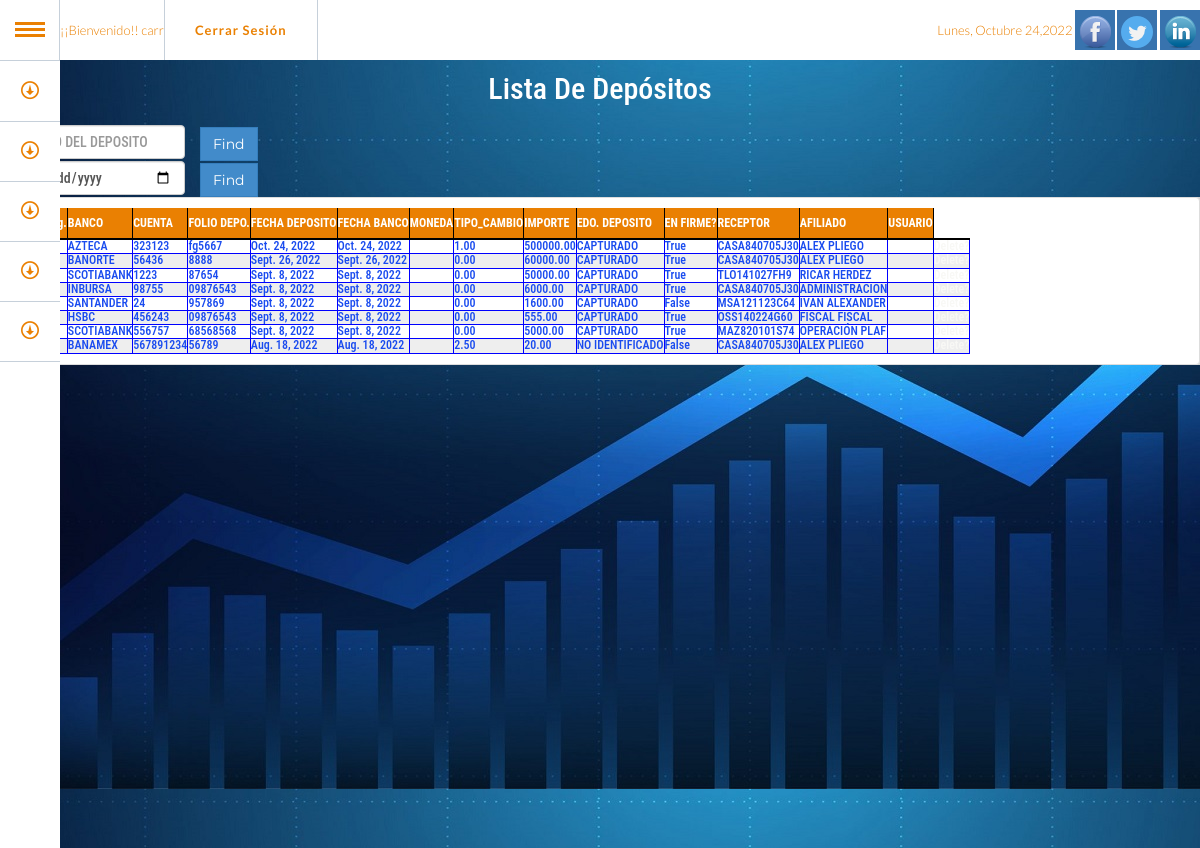
The app's page /list_depo/ (signed in) with its own data.
### oper/models.py (models this page shows, shortened)
class Depositos(models.Model):
    ID_DEPOSITO = models.AutoField(primary_key=True, unique=True)
    ID_BANCO = models.ForeignKey(Bancos, on_delete=models.RESTRICT, null=False)
    CUENTA = models.BigIntegerField (null=False, default=0)
    CVE_FOLIO = models.CharField(max_length=240 , default="")
    FECHA_DEPOSITO = models.DateField(blank=True, null=True)
    FECHA_EN_BANCO = models.DateField(blank=True, null=True)
    TIPO_CAMBIO = models.DecimalField(default=0.00, max_digits=9, decimal_places=2)
    IMPORTE = models.DecimalField(default=0.00, max_digits=19, decimal_places=2)
    EN_FIRME = models.BooleanField(default=False)
    ID_ESTADO_DEP = models.ForeignKey(EstadosDep, on_delete=models.RESTRICT, null=False)
    ID_RECEPTOR = models.ForeignKey(Ereceptora, on_delete=models.RESTRICT, null=False)
    ID_MONEDA = models.ForeignKey(Monedas, on_delete=models.RESTRICT, null=False)
    ID_AFILIADO = models.ForeignKey(Afiliado, on_delete=models.RESTRICT, null=True, default=0)
    usuario = UserForeignKey(auto_user_add=True,related_name='+')
    class Meta:
        constraints = [
            UniqueConstraint(fields=["ID_BANCO", "CUENTA","CVE_FOLIO"], name='unique_dep')
        ]
        ordering = ["-FECHA_DEPOSITO"]

class Bancos(models.Model):
    ID_BANCO = models.AutoField(primary_key=True, unique=True)
    NOMBRE = models.CharField(max_length=100 , default="")
    usuario = models.ForeignKey(User, on_delete=models.CASCADE,)
    class Meta:
        ordering = ["NOMBRE"]
    def __str__(self):
        return self.NOMBRE

class EstadosDep(models.Model):
    ID_ESTADO_DEP = models.AutoField(primary_key=True, unique=True)
    NOMBRE = models.CharField(max_length=50 , default="")
    usuario = models.ForeignKey(User, on_delete=models.CASCADE,)
    class Meta:
        ordering = ["NOMBRE"]
    def __str__(self):
        return self.NOMBRE

### fac/models.py (models this page shows)
class Ereceptora(models.Model):
    ID_RECEPTOR = models.AutoField(primary_key=True, unique=True)
    RFC = models.CharField(max_length=20 , unique=True)
    NOMBRE = models.CharField(max_length=240 , default="")
    usuario = models.ForeignKey(User, on_delete=models.CASCADE,)
    class Meta:
        ordering = ["NOMBRE"]
    def __str__(self):
        return self.RFC

class Afiliado(models.Model):
    ID_AFILIADO = models.AutoField(primary_key=True, unique=True)
    NOMBRE_COMPLETO = models.CharField(max_length=240 , default="")
    NOMBRE_ALIAS = models.CharField(max_length=80 , unique=True)
    COMISION = models.DecimalField(default=0.00, max_digits=12, decimal_places=2)
    APLICA_A = models.CharField(max_length=40 , default="")
    usuario = models.ForeignKey(User, on_delete=models.CASCADE,)
    class Meta:
        ordering = ["NOMBRE_ALIAS"]
    def __str__(self):
        return self.NOMBRE_ALIAS

### oper/views.py (the view)
# urls.py: path('list_depo/', views.list_depo_view, name='list-depo'), # Funcion
def list_depo_view(request):
    depositos = Depositos.objects.all()
    page = request.GET.get('page', 1)
    paginator = Paginator(depositos, 20)
    try:
        depo_list = paginator.page(page)
    except PageNotAnInteger:
        depo_list = paginator.page(1)
    except EmptyPage:
        depo_list = paginator.page(paginator.num_pages)
    return render(request, 'oper/list_depo.html', {'depo_list': depo_list})

### templates/oper/list_depo.html (shortened to what this page needs)
{% extends 'comm/base.html' %}
{% load i18n %}
{% block bodyini %}
<h2 style="color: #fff; text-align: center">Lista De Depósitos<h2>
    {% if user.is_authenticated %}
    <section>
    <form action="{% url 'find_depo' %}" method="get">
        <div class="col-xs-2">
            <input type="text" class="form-control" name="query" placeholder="FOLIO DEL DEPOSITO" />
        </div>
            <button type="submit" class="btn btn-primary">Find</button>
    </form>
    <form action="{% url 'find_depo_f' %}" method="get" >
        <div class="col-xs-2">
            <input type="date"  class="form-control date-picker"  name="query_f" id="id-date-picker-1" type="text" data-date-format="dd-mm-yyyy" placeholder="Fecha Del Depósito" />
        </div>
            <button type="submit" class="btn btn-primary">Find</button>
    </form>
</section>
    {% include "oper/table_depo.html" %}
    {% endif %}
{% endblock %}

### templates/comm/headernav.html (shortened to what this page needs)
{% load static %}
{% block header %}
	<header id="inicio">
            <div class="container" >
                <ul id="gn-menu" class="gn-menu-main">
                    <li class="gn-trigger">
                        <a class="gn-icon gn-icon-menu"><span>Menu</span></a>
                        {% block acceso %}
                        {% if user.is_authenticated %}
                             <nav class="gn-menu-wrapper">
                                <div class="gn-scroller">
                                    <ul class="gn-menu">
                                        <li>
                                            <a href="#admin" class="gn-icon gn-icon-download">Facturación</a>
                                    </li>
                                    <li>
                                        <a href="#about" class="gn-icon gn-icon-download">Operaciones</a>
                                    </li>
                                    <li><a href="#service" class="gn-icon gn-icon-download">Tesoreria</a>
                                    </li>
                                    <li><a href="#works" class="gn-icon gn-icon-download">Desarrollos</a></li>
                                    <li>
                                        <a href="#contact" class="gn-icon gn-icon-download">Contacto</a>
                                    </li>
                                    </ul>
                                </div>
                            </nav>
                         {% endif %}
                        </li>
                        {% if user.is_authenticated %}
                        <li>
                            ¡¡Bienvenido!! {{ user.username }}
                        </li>
                        <li>
                        <a href="/logout">Cerrar Sesión</a>
                        </li>
                        {% endif %}
                        {% endblock %}
                        <li class="hidden-xs">
                            <ul class="company-social">
                                <li  >
                                 </li>
                                <li class="social-facebook"><a href="#" > <img src="{% static 'img/facebook_32.png' %}" ></a></li>
                                <li class="social-facebook"><a href="#" > <img src="{% static 'img/twitter_32.png' %}" > </a></li>
                                <li class="social-facebook"><a href="#" > <img src="{% static 'img/linkedin_32.png' %}" > </a></li>
                            </ul>
                        </li>
                    </ul>
            </div>
    </header>
{% endblock %}

### templates/oper/table_depo.html (shortened to what this page needs)
<div id='list_depo'>
        <div style="background-color:LightGray;color:black;font-size:12px;">
        <li class="list-group-item d-flex justify-content-between align-items-center">
        <table>
            <thead>
                <tr>
                  <th>Num. Reg.</th>
                  <th>BANCO</th>
                  <th>CUENTA</th>
                  <th>FOLIO DEPO.</th>
                  <th>FECHA DEPOSITO</th>
                  <th>FECHA BANCO</th>
                  <th>MONEDA</th>
                  <th>TIPO_CAMBIO</th>
                  <th>IMPORTE</th>
                  <th>EDO. DEPOSITO</th>
                  <th>EN FIRME?</th>
                  <th>RECEPTOR</th>
                  <th>AFILIADO</th>
                  <th>USUARIO</th>
                </tr>
            </thead>
        <tbody>
        {% for depo in depo_list %}
        <tr>
            <td>{{ forloop.counter }}</td>
            <td>{{ depo.ID_BANCO }}</td>
            <td>{{ depo.CUENTA }}</td>
            <td>{{ depo.CVE_FOLIO }}</td>
            <td>{{ depo.FECHA_DEPOSITO }}</td>
            <td>{{ depo.FECHA_EN_BANCO }}</td>
            <td>{{ depo.MONEDA }}</td>
            <td>{{ depo.TIPO_CAMBIO }}</td>
            <td>{{ depo.IMPORTE }}</td>
            <td>{{ depo.ID_ESTADO_DEP }}</td>
            <td>{{ depo.EN_FIRME }}</td>
            <td>{{ depo.ID_RECEPTOR }}</td>
            <td>{{ depo.ID_AFILIADO }}</td>
            <td>{{ depo.usuario }}</td>
            <td><a class="block mr-2 hover:text-gray-600"
              hx-delete="{% url 'del_depo' depo.ID_DEPOSITO %}"
              hx-headers='{"X-CSRFToken": "{{ csrf_token }}"}'
              hx-confirm="Are you sure you want to delete this deposito? {{ depo.CVE_FOLIO }}"
              hx-target="#list_depo"
              hx-swap="outerHTML"> Delete?</a></td>
        </tr>
        </li>
          </div>
          {% empty %}
          <tr>
            <td colspan="2">
              No invoice on this page.
            </td>
          </tr>
        {% endfor %}

### static/css/estilos.css (style rules this page uses)
#inicio { background: rgba(0, 0, 0, 1); color: #fff; }

### static/css/style.css (style rules this page uses)
body { width: 100%; height: 100%; font-family: 'Lato',helvetica; font-weight: 300; color: #666; padding: 0 0 0px; margin: 0; }
html { width: 100%; height: 100%; position:relative; min-height:100%; }
a { color: #28c3ab; background-color: red -webkit-transition: all .2s ease-in-out; -moz-transition: all .2s ease-in-out; transition: all .2s ease-in-out; }
.gn-menu-main, .gn-menu-main ul { margin: 0; padding: 0; background: #fff; color: #ea8002; list-style: none; text-transform: none; font-weight: 300; font-family: 'Lato', Arial, helvetica; line-height: 60px; z-index:150; }
.gn-menu-main { position: fixed; top: 0; left: 0; width: 100%; height: 60px; font-size: 13px; }
.gn-menu-main a { display: block; height: 100%; color: #ea8002; text-decoration: none; cursor: pointer; }
.gn-menu-main > li { display: block; float: left; height: 100%; border-right: 1px solid #c6d0da; text-align: center; }
.gn-menu-main li.gn-trigger { position: relative; width: 60px; -webkit-touch-callout: none; -webkit-user-select: none; -khtml-user-select: none; -moz-user-select: none; -ms-user-select: none; user-select: none; }
.gn-menu-main > li:last-child { float: right; border-right: none; }
.gn-menu-main > li > a { padding: 0 30px; letter-spacing: 1px; font-weight: bold; }
.gn-menu-main:after { display: table; clear: both; content: ""; }
.gn-menu-wrapper { position: fixed; top: 60px; bottom: 0; left: 0; overflow: hidden; width: 60px; border-top: 1px solid #c6d0da; background: white; -webkit-transform: translateX(-60px); -moz-transform: translateX(-60px); transform: translateX(-60px); -webkit-transition: -webkit-transform 0.3s, width 0.3s; -moz-transition: -moz-transform 0.3s, width 0.3s; transition: transform 0.3s, width 0.3s; }
.gn-scroller { position: absolute; overflow-y: scroll; width: 370px; height: 100%; }
.gn-menu { border-bottom: 1px solid #c6d0da; text-align: left; font-size: 18px; }
.gn-menu li:not(:first-child), .gn-menu li li { box-shadow: inset 0 1px #c6d0da }
.gn-icon::before { display: inline-block; width: 60px; text-align: center; text-transform: none; font-weight: normal; font-style: normal; font-variant: normal; font-family: 'ecoicons'; line-height: 1; speak: none; -webkit-font-smoothing: antialiased; }
.gn-icon-download::before { content: "\e007" }
.gn-icon-menu::before { margin-left: -15px; vertical-align: -2px; width: 30px; height: 3px; background: #ea8002; box-shadow: 0 3px white, 0 -6px #ea8002, 0 -9px white, 0 -12px #ea8002; content: ''; }
.gn-menu-wrapper.gn-open-all, .gn-menu-wrapper.gn-open-part { -webkit-transform: translateX(0px); -moz-transform: translateX(0px); transform: translateX(0px); }
.company-social { margin-left: 0; padding-left: 0; margin-top: 10px; }
.company-social { text-align: left; }
.company-social li { display: inline-block; margin:0 !important; padding:0; }
.company-social a { margin:0; padding:0; display: block; width: 40px; height: 40px; line-height: 40px; text-align: center; background: #3bbec0; color: #fff; -webkit-transition: background .3s ease-in-out; transition: background .3s ease-in-out; }
.company-social .social-facebook a { background: #3873ae; }
.btn { border-radius: 0; font-family: Montserrat,helvetica; font-weight: 400; -webkit-transition: all .3s ease-in-out; -moz-transition: all .3s ease-in-out; transition: all .3s ease-in-out; }
thead th { height: 30px; line-height: 30px; text-align: left; }
tbody { border-top: 2px solid black; }
th { border-right: 1px solid black; }
tr:nth-child(even) { background-color: #eee; }
tr:nth-child(odd) { background-color:#fff; }
td { border:1px solid blue; padding:auto; text-align:left; color:#194bef }
th { background-color: #ea8002; color: white; text-align:center; }

### static/css/custom-style.css (style rules this page uses)
* { padding:0; margin:0; box-sizing:border-box; }
:root { --main-font-family:'Roboto Condensed', sans-serif; --main-bg-color:#1e39e6; --main-color:#f8f8f5; --main-bg-img:url('../img/F_MODAL.jpg'); }
body { position: absolute; max-width: 100%; top: 0; bottom: 0; overflow-x: hidden; font-family: var(--main-font-family); color: var(--main-color); border-color:var(--main-color); line-height: 1.5; }
a, u { text-decoration: none; color: var(--main-color); }

### records on screen
Depositos: ID_BANCO "AZTECA", CUENTA "323123", CVE_FOLIO "fg5667", FECHA_DEPOSITO "Oct. 24, 2022", FECHA_EN_BANCO "Oct. 24, 2022", TIPO_CAMBIO "1.00", IMPORTE "500000.00", ID_ESTADO_DEP "CAPTURADO", EN_FIRME "True", ID_RECEPTOR "CASA840705J30", ID_AFILIADO "ALEX PLIEGO"
Depositos: ID_BANCO "BANORTE", CUENTA "56436", CVE_FOLIO "8888", FECHA_DEPOSITO "Sept. 26, 2022", FECHA_EN_BANCO "Sept. 26, 2022", TIPO_CAMBIO "0.00", IMPORTE "60000.00", ID_ESTADO_DEP "CAPTURADO", EN_FIRME "True", ID_RECEPTOR "CASA840705J30", ID_AFILIADO "ALEX PLIEGO"
Depositos: ID_BANCO "SCOTIABANK", CUENTA "1223", CVE_FOLIO "87654", FECHA_DEPOSITO "Sept. 8, 2022", FECHA_EN_BANCO "Sept. 8, 2022", TIPO_CAMBIO "0.00", IMPORTE "50000.00", ID_ESTADO_DEP "CAPTURADO", EN_FIRME "True", ID_RECEPTOR "TLO141027FH9", ID_AFILIADO "RICAR HERDEZ"
Depositos: ID_BANCO "INBURSA", CUENTA "98755", CVE_FOLIO "09876543", FECHA_DEPOSITO "Sept. 8, 2022", FECHA_EN_BANCO "Sept. 8, 2022", TIPO_CAMBIO "0.00", IMPORTE "6000.00", ID_ESTADO_DEP "CAPTURADO", EN_FIRME "True", ID_RECEPTOR "CASA840705J30", ID_AFILIADO "ADMINISTRACION"
Depositos: ID_BANCO "SANTANDER", CUENTA "24", CVE_FOLIO "957869", FECHA_DEPOSITO "Sept. 8, 2022", FECHA_EN_BANCO "Sept. 8, 2022", TIPO_CAMBIO "0.00", IMPORTE "1600.00", ID_ESTADO_DEP "CAPTURADO", EN_FIRME "False", ID_RECEPTOR "MSA121123C64", ID_AFILIADO "IVAN ALEXANDER"
Depositos: ID_BANCO "HSBC", CUENTA "456243", CVE_FOLIO "09876543", FECHA_DEPOSITO "Sept. 8, 2022", FECHA_EN_BANCO "Sept. 8, 2022", TIPO_CAMBIO "0.00", IMPORTE "555.00", ID_ESTADO_DEP "CAPTURADO", EN_FIRME "True", ID_RECEPTOR "OSS140224G60", ID_AFILIADO "FISCAL FISCAL"
Depositos: ID_BANCO "SCOTIABANK", CUENTA "556757", CVE_FOLIO "68568568", FECHA_DEPOSITO "Sept. 8, 2022", FECHA_EN_BANCO "Sept. 8, 2022", TIPO_CAMBIO "0.00", IMPORTE "5000.00", ID_ESTADO_DEP "CAPTURADO", EN_FIRME "True", ID_RECEPTOR "MAZ820101S74", ID_AFILIADO "OPERACIÓN PLAF"
Depositos: ID_BANCO "BANAMEX", CUENTA "567891234", CVE_FOLIO "56789", FECHA_DEPOSITO "Aug. 18, 2022", FECHA_EN_BANCO "Aug. 18, 2022", TIPO_CAMBIO "2.50", IMPORTE "20.00", ID_ESTADO_DEP "NO IDENTIFICADO", EN_FIRME "False", ID_RECEPTOR "CASA840705J30", ID_AFILIADO "ALEX PLIEGO"

### other values on screen
{{ user.username }} "carr"
